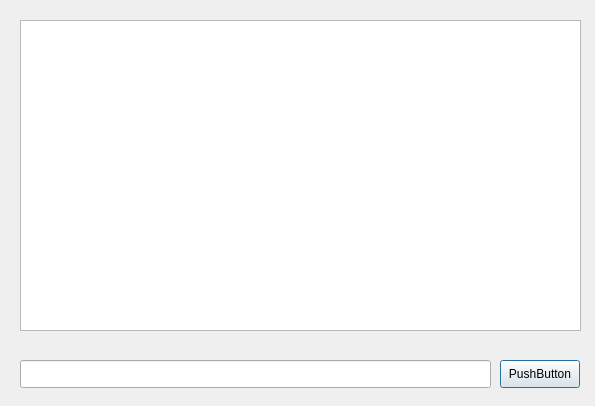
<ui version="4.0" >
 <class>Dialog</class>
 <widget class="QDialog" name="Dialog" >
  <property name="geometry" >
   <rect>
    <x>0</x>
    <y>0</y>
    <width>595</width>
    <height>406</height>
   </rect>
  </property>
  <property name="windowTitle" >
   <string>Opim Chat</string>
  </property>
  <widget class="QTextEdit" name="txtMsg" >
   <property name="geometry" >
    <rect>
     <x>20</x>
     <y>20</y>
     <width>561</width>
     <height>311</height>
    </rect>
   </property>
   <property name="textInteractionFlags" >
    <set>Qt::TextSelectableByKeyboard|Qt::TextSelectableByMouse</set>
   </property>
  </widget>
  <widget class="QLineEdit" name="txtTypeMsg" >
   <property name="geometry" >
    <rect>
     <x>20</x>
     <y>360</y>
     <width>471</width>
     <height>28</height>
    </rect>
   </property>
  </widget>
  <widget class="QPushButton" name="btnSend" >
   <property name="geometry" >
    <rect>
     <x>500</x>
     <y>360</y>
     <width>80</width>
     <height>28</height>
    </rect>
   </property>
   <property name="text" >
    <string>PushButton</string>
   </property>
  </widget>
 </widget>
 <resources/>
 <connections/>
</ui>
